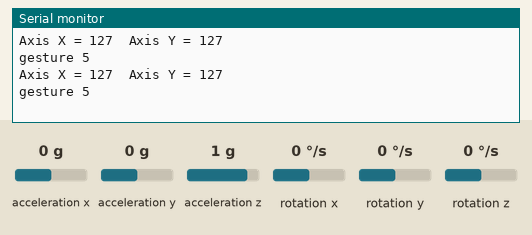
Simulated run of this sketch. Board: Arduino Uno, built with avr-gcc and run on an emulated ATmega328P. Shown: the last lines printed to the serial monitor. Inputs (shaded band) come from the test bench; at power-on: acceleration x 0 g, acceleration y 0 g, acceleration z 1 g, rotation x 0 °/s, rotation y 0 °/s, rotation z 0 °/s.

Above: at 1.2 s.
1.3 s: acceleration x set to -1.4 g
At 2.34 s:
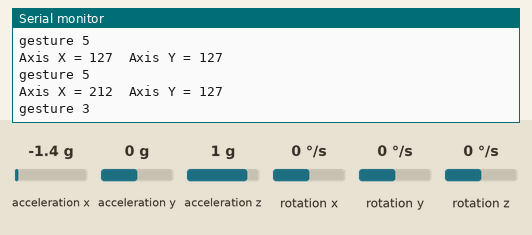
2.8 s: acceleration y set to -1.4 g
At 2.84 s:
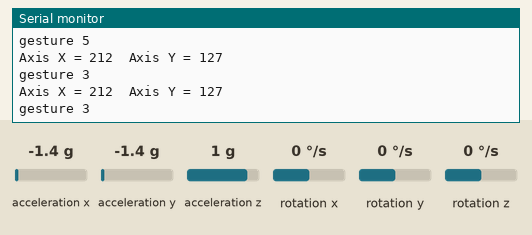
4.3 s: acceleration x set to -0.8 g
At 4.36 s:
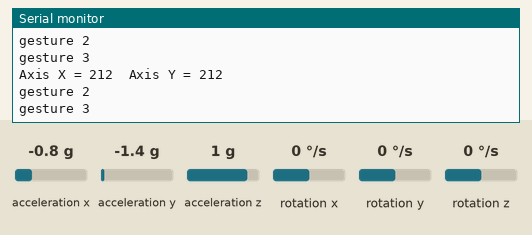
Timing chart, 0 to 7.3 s (numbered marks = the images above; inputs shaded):
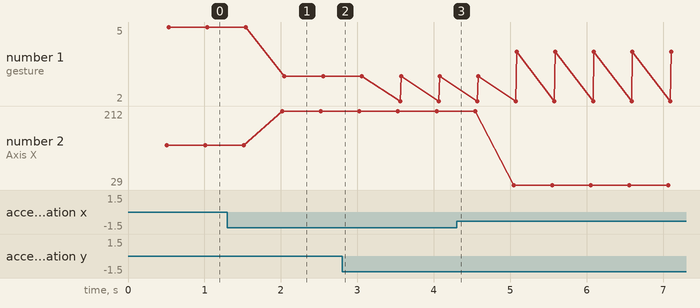

The sketch:

MPU6050-rotation-gestureMapping.ino
```cpp
#include "Wire.h"
#include "I2Cdev.h"
#include "MPU6050.h"

MPU6050 mpu;
int16_t ax, ay, az;
int16_t gx, gy, gz;

struct MyData {
  byte X;
  byte Y;
};

MyData data;

void setup()
{
  Serial.begin(9600);
  Wire.begin();
  mpu.initialize();
  //pinMode(LED_BUILTIN, OUTPUT);
}

void loop()
{
  mpu.getMotion6(&ax, &ay, &az, &gx, &gy, &gz);
  data.X = map(ax, -17000, 17000, 0, 255 ); // X axis data
  data.Y = map(ay, -17000, 17000, 0, 255);  // Y axis data
  delay(500);
  Serial.print("Axis X = ");
  Serial.print(data.X);
  Serial.print("  ");
  Serial.print("Axis Y = ");
  Serial.println(data.Y);
   if (data.Y < 80) { //gesture : down
    Serial.println("gesture 1");
    //digitalWrite(LED_BUILTIN, LOW);
    }
 if (data.Y > 145) {//gesture : up
  //digitalWrite(LED_BUILTIN, HIGH);
  Serial.println("gesture 2");
    }
 if (data.X > 155) {//gesture : left
  Serial.println("gesture 3");
    }
 if (data.X < 80) {//gesture : right
  Serial.println("gesture 4");
    }
 if (data.X > 100 && data.X < 170 && data.Y > 80 && data.Y < 130) { //gesture : little bit down
    Serial.println("gesture 5");
    }

}
```

Measured:
- after the input at 1.3 s, the serial monitor: prints a new line after 0.72 s (image 1)
- plotted number 1: 5 → 3 after the input at 1.3 s, 3 → 4 after the input at 4.3 s
- plotted number 2: 127 → 212 after the input at 1.3 s, 212 → 29 after the input at 4.3 s
